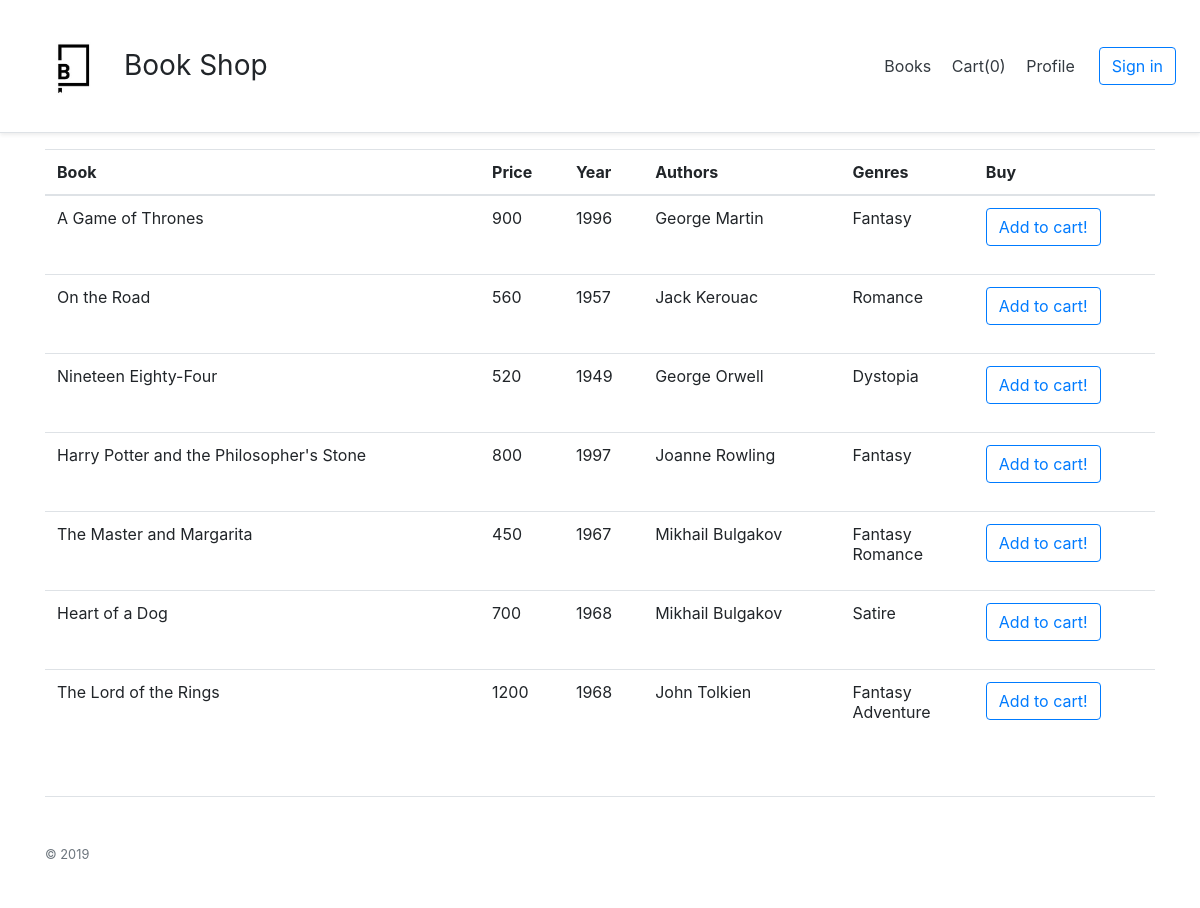
The page /index on the database as committed earlier.
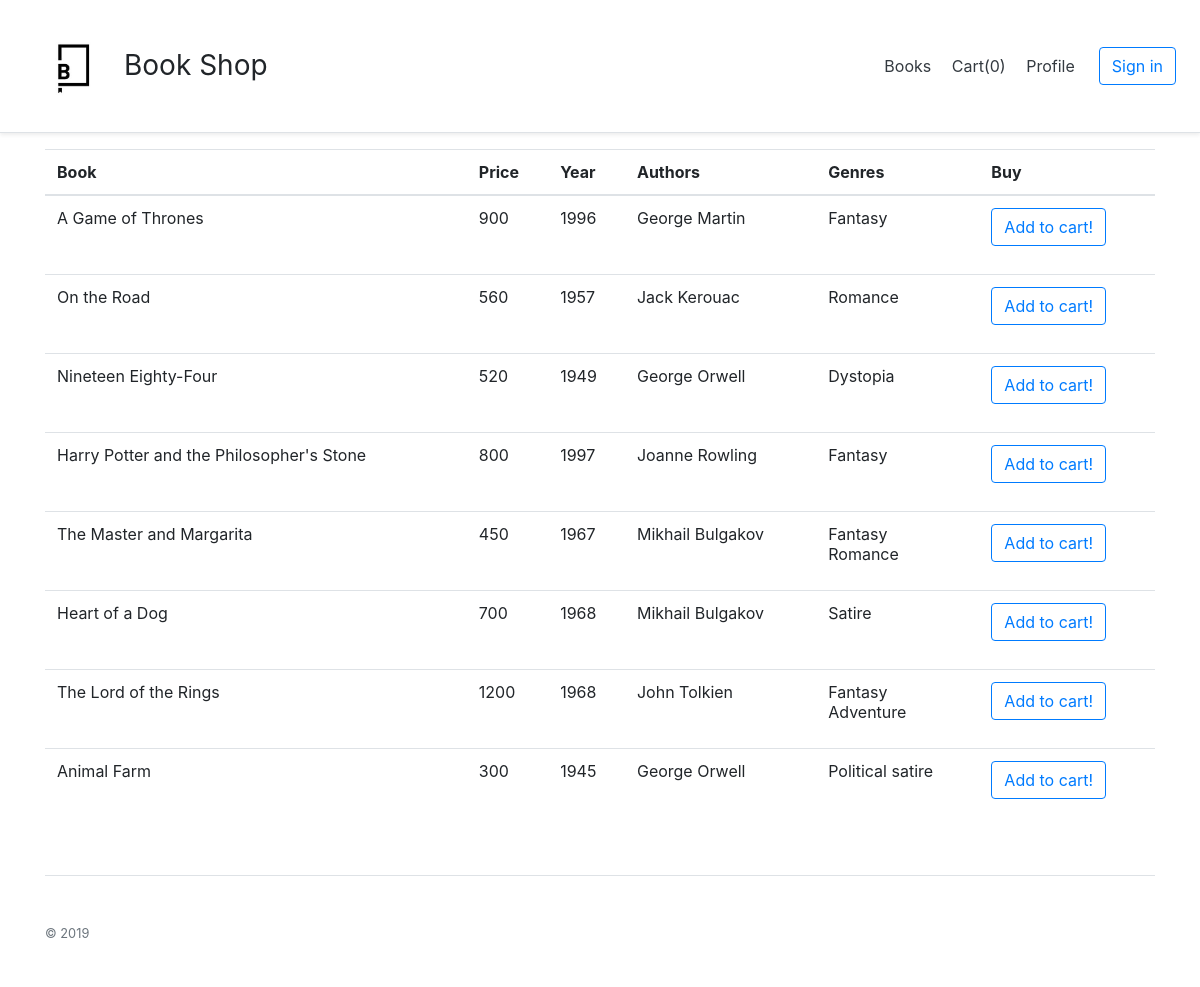
The same page on the database as committed later.
### app/models.py (models this page shows)
class Book(db.Model):
    __tablename__ = "books"
    id = db.Column(db.Integer, primary_key=True)
    name = db.Column(db.String(100), index=True, unique=False)
    price = db.Column(db.Integer, index=True, unique=False)
    year = db.Column(db.Integer, index=True, unique=False)
    authors = db.relationship("Author", secondary=BookAuthor, back_populates="books")
    genres = db.relationship("Genre", secondary=BookGenre, back_populates="books")
    providerOrder = db.relationship("OrderToProvider", secondary=OrderPBooks, back_populates="books")
    customerOrder = db.relationship("OrderFromCustomer", secondary=OrderCBooks, back_populates="books")
    providerPrices = db.relationship("Provider", secondary=ProvPrice, back_populates="books")
    warehouse = db.relationship("Warehouse", uselist=False, back_populates="book")

class Author(db.Model):
    __tablename__ = "authors"
    id = db.Column(db.Integer, primary_key=True)
    name = db.Column(db.String(64), index=True, unique=False)
    surname = db.Column(db.String(64), index=True, unique=False)
    books = db.relationship("Book", secondary=BookAuthor, back_populates="authors")

class Genre(db.Model):
    __tablename__ = "genres"
    id = db.Column(db.Integer, primary_key=True)
    name = db.Column(db.String(64), index=True, unique=False)
    books = db.relationship("Book", secondary=BookGenre, back_populates="genres")

### app/routes.py (the view)
@app.route('/')
@app.route('/index')
def index():
    books = Book.query.all()
    length = len(books)
    session.modified = True
    if 'cart' in session:
        ses = len(session['cart'])
    else:
        ses = 0
    return render_template("index.html", title='Home Page', books=books, length=length, ses=ses)

### app/templates/index.html (shortened to what this page needs)
{% extends "base.html" %}
{% block content %}
{% if length != 0 %}
<table class="table">
  <thead>
    <tr>
      <th scope="col">Book</th>
      <th scope="col">Price</th>
      <th scope="col">Year</th>
      <th scope="col">Authors</th>
      <th scope="col">Genres</th>
      <th scope="col">Buy</th>
    </tr>
    </thead>
    <tbody>
      {% for book in books %}
      <tr>
        <td>{{ book.name }}</td>
        <td>{{ book.price}}</td>
        <td>{{ book.year }}</td>
        <td>
        {% for author in book.authors %}
          {{ author.name +' '+ author.surname }}
          <br>
        {% endfor %}
        </td>
        <td>
        {% for genre in book.genres %}
          {{ genre.name }}
          <br>
        {% endfor %}
        </td>
        <td>
          <form action="{{ url_for('add') }}" method="post">
            <input type="submit" class="btn btn-outline-primary" value="Add to cart!"/>
          </form>
        </td>
       </tr>
{% endfor %}
  </tbody>
</table>
{% endif %}
{% endblock %}

### app/templates/base.html (shortened to what this page needs)
<html>
    <head>
      <link rel="stylesheet" href="https://stackpath.bootstrapcdn.com/bootstrap/4.3.1/css/bootstrap.min.css">
    </head>
    <body data-gr-c-s-loaded="true">
      <div class="d-flex flex-column flex-md-row align-items-center p-3 px-md-4 mb-3 bg-white border-bottom shadow-sm">
        <img src="/static/image/logo.png" style='width:100px'>
        <h3 class="my-0 mr-md-auto font-weight-normal">Book Shop</h3>
        <nav class="my-2 my-md-0 mr-md-3">
          <a class="p-2 text-dark" href="https://bootstrap-4.ru/docs/4.3.1/examples/pricing/#">Books</a>
          <a class="p-2 text-dark" href="https://bootstrap-4.ru/docs/4.3.1/examples/pricing/#">Cart({{ ses }})</a>
          <a class="p-2 text-dark" href="https://bootstrap-4.ru/docs/4.3.1/examples/pricing/#">Profile</a>
        </nav>
        <a class="btn btn-outline-primary" href="https://bootstrap-4.ru/docs/4.3.1/examples/pricing/#">Sign in</a>
      </div>
      <div class="container">
        {% block content %}{% endblock %}
      </div>
      <div class="container">
        <footer class="pt-4 my-md-5 pt-md-5 border-top">
          <div class="row">
            <div class="col-12 col-md">
              <small class="d-block mb-3 text-muted">© 2019</small>
            </div>
          </div>
        </footer>
      </div>
    </body>
</html>

Rows that differ between the two databases and show on the page:
added Book: name "Animal Farm", price "300", year "1945", Author (name+surname "George Orwell")
added Genre: name "Political satire", shown under "Animal Farm"
